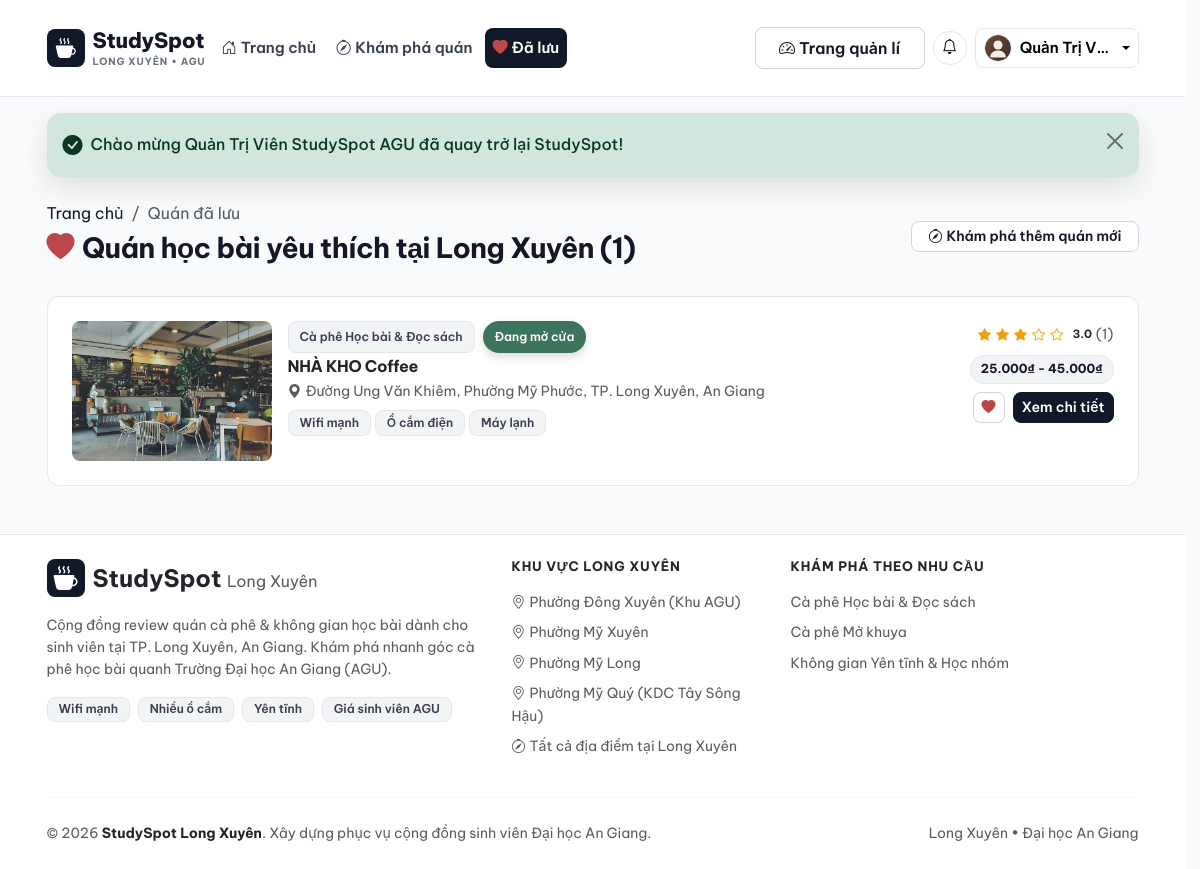
The app's page /favorite (signed in) with its own data.
### tables this page shows
CREATE TABLE `users` (
  `id` int(10) unsigned NOT NULL AUTO_INCREMENT,
  `name` varchar(100) NOT NULL COMMENT 'Họ và tên hiển thị',
  `email` varchar(150) NOT NULL COMMENT 'Email đăng nhập duy nhất',
  `password` varchar(255) NOT NULL COMMENT 'Mật khẩu mã hóa bằng password_hash',
  `phone` varchar(20) DEFAULT NULL COMMENT 'Số điện thoại liên hệ',
  `avatar` varchar(255) DEFAULT NULL COMMENT 'Đường dẫn ảnh đại diện',
  `role` enum('user','admin') NOT NULL DEFAULT 'user' COMMENT 'Vai trò người dùng',
  `status` enum('active','locked') NOT NULL DEFAULT 'active' COMMENT 'Trạng thái tài khoản',
  `created_at` datetime NOT NULL DEFAULT current_timestamp(),
  PRIMARY KEY (`id`),
  UNIQUE KEY `uk_users_email` (`email`),
  KEY `idx_users_role_status` (`role`,`status`)
);

CREATE TABLE `places` (
  `id` int(10) unsigned NOT NULL AUTO_INCREMENT,
  `category_id` int(10) unsigned NOT NULL COMMENT 'Khóa ngoại tới categories',
  `name` varchar(180) NOT NULL COMMENT 'Tên quán',
  `slug` varchar(200) NOT NULL COMMENT 'Đường dẫn thân thiện SEO',
  `address` varchar(255) NOT NULL COMMENT 'Địa chỉ chi tiết',
  `district` varchar(100) NOT NULL COMMENT 'Quận / Khu vực đại học',
  `description` text NOT NULL COMMENT 'Mô tả chi tiết không gian, menu, chỗ gửi xe',
  `price_range` tinyint(3) unsigned NOT NULL DEFAULT 2 COMMENT 'Mức giá: 1 (<35k), 2 (35-50k), 3 (50-80k), 4 (>80k)',
  `price_min` int(10) unsigned DEFAULT NULL,
  `price_max` int(10) unsigned DEFAULT NULL,
  `noise_level` enum('yen_tinh','vua','on') NOT NULL DEFAULT 'yen_tinh' COMMENT 'Mức độ tiếng ồn',
  `open_time` time NOT NULL DEFAULT '07:00:00' COMMENT 'Giờ mở cửa',
  `close_time` time NOT NULL DEFAULT '22:30:00' COMMENT 'Giờ đóng cửa',
  `google_map_url` text DEFAULT NULL COMMENT 'URL nhúng iframe Google Maps',
  `avg_rating` decimal(3,2) NOT NULL DEFAULT 0.00 COMMENT 'Điểm trung bình từ các review đã duyệt',
  `total_reviews` int(10) unsigned NOT NULL DEFAULT 0 COMMENT 'Tổng số review đã duyệt',
  `status` enum('active','hidden') NOT NULL DEFAULT 'active' COMMENT 'Trạng thái hiển thị quán',
  `created_by` int(10) unsigned DEFAULT NULL COMMENT 'Người tạo địa điểm',
  `created_at` datetime NOT NULL DEFAULT current_timestamp(),
  `google_rating` decimal(3,2) DEFAULT NULL,
  `google_rating_count` int(10) unsigned DEFAULT NULL,
  `google_maps_place_url` text DEFAULT NULL,
  PRIMARY KEY (`id`),
  UNIQUE KEY `uk_places_slug` (`slug`),
  KEY `idx_places_category` (`category_id`),
  KEY `idx_places_district` (`district`),
  KEY `idx_places_status` (`status`),
  KEY `idx_places_filter` (`status`,`category_id`,`district`,`price_range`,`noise_level`),
  KEY `fk_places_created_by` (`created_by`),
  CONSTRAINT `fk_places_category` FOREIGN KEY (`category_id`) REFERENCES `categories` (`id`) ON UPDATE CASCADE,
  CONSTRAINT `fk_places_user` FOREIGN KEY (`created_by`) REFERENCES `users` (`id`) ON DELETE SET NULL ON UPDATE CASCADE
);

CREATE TABLE `categories` (
  `id` int(10) unsigned NOT NULL AUTO_INCREMENT,
  `name` varchar(100) NOT NULL COMMENT 'Tên danh mục loại hình',
  PRIMARY KEY (`id`)
);

### views/favorites/index.php (the view, shortened to what the rows shown need)
<div class="container py-4">
    <div class="page-head d-flex flex-column flex-md-row justify-content-between align-items-md-center gap-2">
        <div>
            <h1 class="page-title">
                <i class="bi bi-heart-fill text-crimson me-2"></i>Quán học bài yêu thích tại Long Xuyên (<?= count($places) ?>)
            </h1>
        </div>
    </div>
    <?php if (empty($places)): ?>
        <div class="card surface-card p-5 text-center">
            <div class="mx-auto mb-3 d-flex align-items-center justify-content-center rounded-circle" style="width: 72px; height: 72px; background-color: #FBE9E9; color: #BC4749; font-size: 2rem;">
                <i class="bi bi-heart"></i>
            </div>
            <h2 class="h5 fw-bold mb-2">Bạn chưa lưu quán học bài nào</h2>
            <p class="text-muted small mb-4 mx-auto" style="max-width: 450px;">
                Hãy bấm vào biểu tượng trái tim <i class="bi bi-heart-fill text-crimson"></i> ở góc phải trên ảnh các quán cà phê tại Long Xuyên để lưu lại danh sách góc học tập quen thuộc của riêng bạn.
            </p>
            <div>
                <a href="<?= base_url('place') ?>" class="btn btn-coffee rounded-pill px-4 py-2">
                    <i class="bi bi-search me-1"></i>Tìm quán học bài ngay
                </a>
            </div>
        </div>
    <?php else: ?>
        <div class="d-flex flex-column gap-4" id="favoritePlacesGrid">
            <?php foreach ($places as $place): ?>
                <?php
                $isOpen = is_place_open($place['open_time'], $place['close_time']);
                $cardAmenities = get_card_amenities($place);
                ?>
                <article class="place-row favorite-item-col" data-place-id="<?= (int) $place['id'] ?>">
                    <a href="<?= base_url('place/show/' . (int) $place['id']) ?>"><img src="<?= get_image_url($place['cover_image'] ?? null, 'place', (int) $place['id']) ?>" class="place-row-img" alt="<?= e($place['name']) ?>"></a>
                    <div class="place-row-body">
                        <div class="d-flex flex-wrap gap-2 mb-1"><span class="pill-amenity"><?= e($place['category_name']) ?></span><span class="<?= $isOpen ? 'badge-status-open' : 'badge-status-closed' ?>"><?= $isOpen ? 'Đang mở cửa' : 'Đã đóng cửa' ?></span></div>
                        <h2 class="h6 fw-bold mb-1"><a href="<?= base_url('place/show/' . (int) $place['id']) ?>" class="text-dark text-decoration-none"><?= e($place['name']) ?></a></h2>
                        <p class="small text-muted mb-2 text-truncate"><i class="bi bi-geo-alt-fill me-1"></i><?= e($place['address']) ?></p>
                        <div class="d-flex flex-wrap gap-1"><?php foreach ($cardAmenities as $amenity): ?><span class="<?= e($amenity['class']) ?>"><?= e($amenity['label']) ?></span><?php endforeach; ?></div>
                    </div>
                    <div class="place-row-side">
                        <div><?= render_stars((float) $place['avg_rating']) ?> <span class="small text-muted">(<?= (int) $place['total_reviews'] ?>)</span></div>
                        <div class="place-price-badge"><?= e(format_price_range_from_min_max($place['price_min'] ?? null, $place['price_max'] ?? null)) ?></div>
                        <div class="d-flex gap-2"><button type="button" class="btn btn-sm btn-outline-coffee btn-favorite-toggle" data-place-id="<?= (int) $place['id'] ?>" data-remove-card="1" title="Bỏ lưu khỏi danh sách yêu thích"><i class="bi bi-heart-fill text-danger"></i></button><a href="<?= base_url('place/show/' . (int) $place['id']) ?>" class="btn btn-sm btn-coffee">Xem chi tiết</a></div>
                    </div>
                </article>
            <?php endforeach; ?>
        </div>
    <?php endif; ?>
</div>

### helpers/functions.php (shortened to what the rows shown need)
<?php
function e(?string $value): string
{
    return htmlspecialchars((string) $value, ENT_QUOTES, 'UTF-8');
}
function base_url(string $path = ''): string
{
    return rtrim(BASE_URL, '/') . '/' . ltrim($path, '/');
}
function get_image_url(?string $path, string $type = 'place', int|string|null $seed = null): string
{
    $defaultSvg = ($type === 'avatar')
        ? 'assets/img/avatar-default.svg'
        : 'assets/img/placeholder.svg';
    if (!empty($path)) {
        $cleanPath = ltrim($path, '/');
        if (!str_starts_with($cleanPath, 'assets/')) {
            $cleanPath = 'assets/' . $cleanPath;
        }
        $fullDiskPath = ROOT_PATH . '/' . $cleanPath;
    }
    if ($type === 'avatar') {
        return base_url('assets/img/avatar-default.svg');
    }
    $index = 1;
    if ($seed !== null && $seed !== '') {
        $index = (abs(is_numeric($seed) ? (int) $seed : crc32((string) $seed)) % 8) + 1;
    } elseif (!empty($path)) {
        $index = (abs(crc32($path)) % 8) + 1;
    } else {
        static $placeImgCounter = 0;
        $placeImgCounter++;
        $index = ($placeImgCounter % 8) + 1;
    }
    $photoPath = 'assets/img/places/cafe_' . $index . '.jpg';
    if (file_exists(ROOT_PATH . '/' . $photoPath)) {
        return base_url($photoPath);
    }
    return base_url($defaultSvg);
}
function format_price_range_from_min_max($min, $max): string
{
    $min = ($min === '' || $min === null) ? null : (int) $min;
    $max = ($max === '' || $max === null) ? null : (int) $max;
    $fmt = fn($v) => number_format($v, 0, ',', '.') . '₫';
    if ($min !== null && $max !== null) {
        return $fmt($min) . ' - ' . $fmt($max);
    }
    return 'Đang cập nhật';
}
function is_place_open(?string $openTime, ?string $closeTime): bool
{
    $now = date('H:i:s');
    if ($openTime <= $closeTime) {
        return ($now >= $openTime && $now <= $closeTime);
    }
    return ($now >= $openTime || $now <= $closeTime);
}
function render_stars(float $rating, bool $showNumber = true): string
{
    $rating = max(0, min(5, $rating));
    $html = '<span class="star-display d-inline-flex align-items-center gap-1">';
    for ($i = 1; $i <= 5; $i++) {
        if ($rating >= $i) {
            $html .= '<i class="bi bi-star-fill"></i>';
        } elseif ($rating >= $i - 0.5) {
            $html .= '<i class="bi bi-star-half"></i>';
        } else {
            $html .= '<i class="bi bi-star"></i>';
        }
    }
    if ($showNumber) {
        $html .= '<strong class="text-dark ms-1 small">' . number_format($rating, 1) . '</strong>';
    }
    $html .= '</span>';
    return $html;
}
function get_card_amenities(array $place): array
{
    $list = $place['amenities'] ?? null;
    if (!is_array($list) && !empty($place['id'])) {
        $list = (new Amenity())->getForPlace((int) $place['id']);
    }
    $amenities = [];
    foreach ($list as $am) {
        $amenities[] = [
            'icon'  => '',
            'label' => $am['name'] ?? ($am['label'] ?? ''),
            'class' => 'pill-amenity',
        ];
    }
    return array_slice($amenities, 0, 3);
}

### views/layouts/header.php (shortened to what the rows shown need)
<?php
$currentUser = Session::user();
?>
<header class="sticky-top navbar-warm">
    <nav class="navbar navbar-expand-lg py-2">
        <div class="container">
            <?php if (Session::isLoggedIn()): ?>
                    <?php require ROOT_PATH . '/views/layouts/notification_bell.php'; ?>
            <?php endif; ?>
            <div class="collapse navbar-collapse d-none d-lg-flex" id="mainNavbar">
                <div class="d-none d-lg-flex align-items-center gap-2 mt-2 mt-lg-0 flex-nowrap flex-shrink-0">
                    <?php if (Session::isLoggedIn() && !empty($currentUser)): ?>
                        <?php if (Session::isAdmin()): ?>
                            <a href="<?= base_url('admin/dashboard') ?>" class="btn btn-sm btn-outline-coffee rounded-pill px-3 text-nowrap flex-shrink-0 header-switch-btn" title="Vào trang quản lí">
                                <i class="bi bi-speedometer2 me-1"></i>Trang quản lí
                            </a>
                        <?php endif; ?>
                        <?php require ROOT_PATH . '/views/layouts/notification_bell.php'; ?>
                        <div class="dropdown flex-shrink-0">
                            <a class="btn btn-light btn-sm dropdown-toggle d-flex align-items-center gap-2 border rounded-pill px-2 py-1 bg-white shadow-xs text-nowrap header-account-btn" href="#" role="button" data-bs-toggle="dropdown" aria-expanded="false">
                                <img src="<?= get_image_url($currentUser['avatar'] ?? null, 'avatar') ?>" alt="<?= e($currentUser['name']) ?>" class="rounded-circle object-fit-cover border" width="28" height="28">
                                <span class="small fw-semibold text-truncate d-inline-block" style="max-width: 90px;"><?= e($currentUser['name']) ?></span>
                            </a>
                        </div>
                    <?php endif; ?>
                </div>
            </div>
        </div>
    </nav>
</header>

### records on screen
users: name "Quản Trị V…"
places: category.name "Cà phê Học bài & Đọc sách", open_time "Đang mở cửa", name "NHÀ KHO Coffee", address "Đường Ung Văn Khiêm, Phường Mỹ Phước, TP. Long Xuyên, An Giang", label "Wifi mạnh", label "Ổ cắm điện", label "Máy lạnh", total_reviews "1", price_min+price_max "25.000₫ - 45.000₫"

### other values on screen
$flash['message'] "Chào mừng Quản Trị Viên StudySpot AGU đã quay trở lại StudySpot!"
count($places) "1"
SITE_SLOGAN "Cộng đồng review quán cà phê & không gian học bài dành cho sinh viên"
SITE_NAME "StudySpot"
